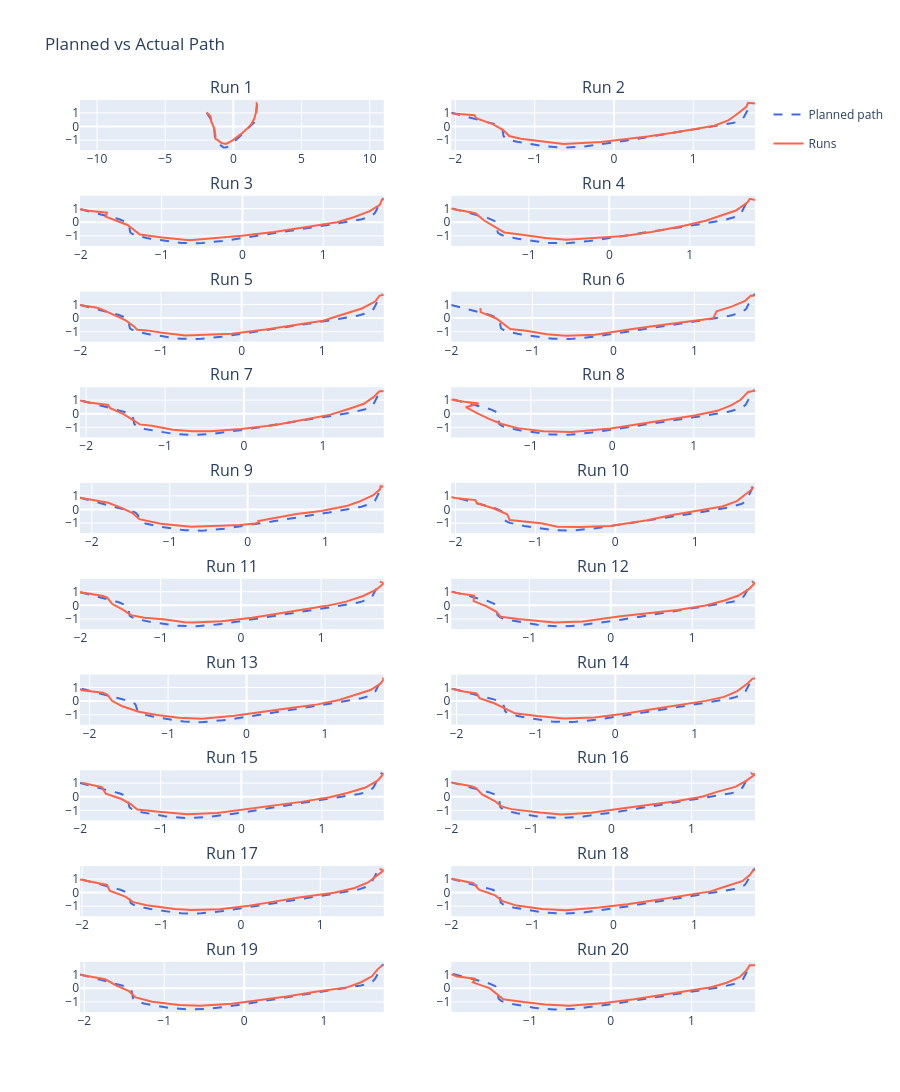

Notebook cell for this chart:
### Markdown cell above
### 2. Visualização dos Caminhos

Comparação entre o caminho planejado pelo NAV2 e a trajetória real percorrida pelo robô em cada execução.

### Code cell
n_runs = len(paths_df)
cols = 2
rows = math.ceil(n_runs / cols)
titles = [f'Run {i+1}' for i in range(n_runs)]

fig = make_subplots(rows=rows, cols=cols,
                    subplot_titles=titles,
                    shared_yaxes=False)

for i, (actual_df, last_plan) in enumerate(zip(paths_df, plans_df)):
    row = i // cols + 1
    col = i % cols + 1

    fig.add_trace(go.Scatter(
        x=last_plan['x'], y=last_plan['y'],
        mode='lines', name='Planned path',
        line=dict(color='royalblue', dash='dash', width=2),
        legendgroup='plan', showlegend=(i == 0)
    ), row=row, col=col)

    fig.add_trace(go.Scatter(
        x=actual_df['pos_x'], y=actual_df['pos_y'],
        mode='lines', name=f'Runs',
        line=dict(color='tomato', width=2),
        showlegend=(i == 0),
        legendgroup=f'run{i+1}'
    ), row=row, col=col)

fig.update_yaxes(scaleanchor='x', scaleratio=1)
fig.update_layout(
    title='Planned vs Actual Path',
    hovermode='closest',
    height=500 * rows,
    width=900
)
fig.show()

### Figure 1 — Plotly figure (JSON) as saved in the notebook; plotly's stock layout.template omitted (floating-point values rounded to 4 significant figures; data arrays with more than 128 entries replaced by an {"elided": "..."} marker saying what was removed)
{"data": [{"legendgroup": "plan", "line": {"color": "royalblue", "dash": "dash", "width": 2}, "mode": "lines", "name": "Planned path", "showlegend": true, "type": "scatter", "x": {"elided": "130 float values"}, "xaxis": "x", "y": {"elided": "130 float values"}, "yaxis": "y"}, {"legendgroup": "run1", "line": {"color": "tomato", "width": 2}, "mode": "lines", "name": "Runs", "showlegend": true, "type": "scatter", "x": [-1.969, -1.968, -1.845, -1.665, -1.631, -1.43, -1.324, -1.313, -1.17, -0.8743, -0.5455, -0.1243, 0.2362, 0.6018, 1.013, 1.306, 1.522, 1.682, 1.715, 1.71, 1.733], "xaxis": "x", "y": [1.027, 1.028, 0.8837, 0.7281, 0.3937, -0.085, -0.5538, -0.9109, -0.9822, -1.207, -1.277, -1.062, -0.7893, -0.5242, -0.1515, 0.1603, 0.5425, 1.116, 1.511, 1.721, 1.717], "yaxis": "y"}, {"legendgroup": "plan", "line": {"color": "royalblue", "dash": "dash", "width": 2}, "mode": "lines", "name": "Planned path", "showlegend": false, "type": "scatter", "x": {"elided": "130 float values"}, "xaxis": "x2", "y": {"elided": "130 float values"}, "yaxis": "y2"}, {"legendgroup": "run2", "line": {"color": "tomato", "width": 2}, "mode": "lines", "name": "Runs", "showlegend": false, "type": "scatter", "x": [-2.035, -1.758, -1.739, -1.522, -1.397, -1.32, -1.176, -0.8979, -0.6356, -0.1616, 0.4216, 0.764, 1.265, 1.441, 1.534, 1.669, 1.691, 1.779], "xaxis": "x2", "y": [0.9493, 0.8225, 0.6142, 0.159, -0.2624, -0.6991, -0.9014, -1.121, -1.29, -1.141, -0.7313, -0.4331, 0.0574, 0.4488, 0.8261, 1.449, 1.739, 1.679], "yaxis": "y2"}, {"legendgroup": "plan", "line": {"color": "royalblue", "dash": "dash", "width": 2}, "mode": "lines", "name": "Planned path", "showlegend": false, "type": "scatter", "x": {"elided": "129 float values"}, "xaxis": "x3", "y": {"elided": "129 float values"}, "yaxis": "y3"}, {"legendgroup": "run3", "line": {"color": "tomato", "width": 2}, "mode": "lines", "name": "Runs", "showlegend": false, "type": "scatter", "x": [-2.01, -1.905, -1.676, -1.692, -1.422, -1.333, -1.27, -0.9937, -0.6563, -0.4709, -0.0104, 0.3897, 0.7473, 1.171, 1.376, 1.575, 1.7, 1.724, 1.748], "xaxis": "x3", "y": [0.955, 0.8454, 0.7025, 0.4091, -0.1976, -0.6452, -0.9028, -1.112, -1.321, -1.228, -0.994, -0.7066, -0.3833, -0.0009, 0.3674, 0.8184, 1.281, 1.646, 1.694], "yaxis": "y3"}, {"legendgroup": "plan", "line": {"color": "royalblue", "dash": "dash", "width": 2}, "mode": "lines", "name": "Planned path", "showlegend": false, "type": "scatter", "x": {"elided": "130 float values"}, "xaxis": "x4", "y": {"elided": "130 float values"}, "yaxis": "y4"}, {"legendgroup": "run4", "line": {"color": "tomato", "width": 2}, "mode": "lines", "name": "Runs", "showlegend": false, "type": "scatter", "x": [-1.964, -1.963, -1.962, -1.961, -1.808, -1.664, -1.556, -1.429, -1.305, -1.083, -0.792, -0.5339, -0.0919, 0.1855, 0.5236, 0.9279, 1.198, 1.373, 1.574, 1.718, 1.746, 1.811], "xaxis": "x4", "y": [0.9773, 0.9789, 0.9806, 0.9817, 0.8248, 0.6629, 0.13, -0.3072, -0.7442, -0.915, -1.15, -1.28, -1.129, -1.004, -0.7054, -0.2519, 0.1145, 0.4805, 0.8638, 1.465, 1.717, 1.634], "yaxis": "y4"}, {"legendgroup": "plan", "line": {"color": "royalblue", "dash": "dash", "width": 2}, "mode": "lines", "name": "Planned path", "showlegend": false, "type": "scatter", "x": {"elided": "129 float values"}, "xaxis": "x5", "y": {"elided": "129 float values"}, "yaxis": "y5"}, {"legendgroup": "run5", "line": {"color": "tomato", "width": 2}, "mode": "lines", "name": "Runs", "showlegend": false, "type": "scatter", "x": [-2.007, -1.794, -1.729, -1.584, -1.439, -1.339, -1.296, -1.177, -0.9861, -0.6987, -0.4913, -0.1208, 0.2975, 0.6669, 1.01, 1.244, 1.493, 1.661, 1.71, 1.752, 1.764], "xaxis": "x5", "y": [0.952, 0.7538, 0.6215, 0.2237, -0.1757, -0.5954, -0.864, -0.9058, -1.081, -1.286, -1.252, -1.147, -0.8492, -0.5144, -0.2025, 0.236, 0.7011, 1.225, 1.632, 1.696, 1.704], "yaxis": "y5"}, {"legendgroup": "plan", "line": {"color": "royalblue", "dash": "dash", "width": 2}, "mode": "lines", "name": "Planned path", "showlegend": false, "type": "scatter", "x": {"elided": "129 float values"}, "xaxis": "x6", "y": {"elided": "129 float values"}, "yaxis": "y6"}, {"legendgroup": "run6", "line": {"color": "tomato", "width": 2}, "mode": "lines", "name": "Runs", "showlegend": false, "type": "scatter", "x": [-1.642, -1.638, -1.446, -1.333, -1.273, -1.076, -0.8223, -0.5912, -0.2257, 0.2116, 0.5051, 1.232, 1.273, 1.467, 1.625, 1.699, 1.741], "xaxis": "x6", "y": [0.7266, 0.4355, -0.0339, -0.556, -0.7992, -0.9378, -1.19, -1.299, -1.234, -0.8308, -0.5797, -0.0229, 0.4967, 0.8569, 1.262, 1.645, 1.642], "yaxis": "y6"}, {"legendgroup": "plan", "line": {"color": "royalblue", "dash": "dash", "width": 2}, "mode": "lines", "name": "Planned path", "showlegend": false, "type": "scatter", "x": {"elided": "130 float values"}, "xaxis": "x7", "y": {"elided": "130 float values"}, "yaxis": "y7"}, {"legendgroup": "run7", "line": {"color": "tomato", "width": 2}, "mode": "lines", "name": "Runs", "showlegend": false, "type": "scatter", "x": [-2.078, -2.077, -1.992, -1.722, -1.694, -1.525, -1.418, -1.321, -1.168, -0.9032, -0.6482, -0.4282, -0.0393, 0.3962, 0.738, 1.097, 1.334, 1.518, 1.644, 1.706, 1.733, 1.77], "xaxis": "x7", "y": [0.9722, 0.974, 0.8457, 0.6455, 0.4018, -0.033, -0.4415, -0.7816, -0.8859, -1.168, -1.285, -1.289, -1.112, -0.8281, -0.4557, -0.0669, 0.3599, 0.7256, 1.234, 1.598, 1.672, 1.642], "yaxis": "y7"}, {"legendgroup": "plan", "line": {"color": "royalblue", "dash": "dash", "width": 2}, "mode": "lines", "name": "Planned path", "showlegend": false, "type": "scatter", "x": {"elided": "131 float values"}, "xaxis": "x8", "y": {"elided": "131 float values"}, "yaxis": "y8"}, {"legendgroup": "run8", "line": {"color": "tomato", "width": 2}, "mode": "lines", "name": "Runs", "showlegend": false, "type": "scatter", "x": [-1.976, -1.865, -1.64, -1.797, -1.654, -1.514, -1.356, -1.161, -0.8468, -0.5023, -0.0206, 0.2698, 0.6621, 1.011, 1.289, 1.458, 1.575, 1.667, 1.752, 1.748], "xaxis": "x8", "y": [1.043, 0.925, 0.7582, 0.4856, 0.0328, -0.37, -0.7478, -1.051, -1.283, -1.329, -1.071, -0.7962, -0.441, -0.1294, 0.2185, 0.6218, 1.03, 1.606, 1.684, 1.688], "yaxis": "y8"}, {"legendgroup": "plan", "line": {"color": "royalblue", "dash": "dash", "width": 2}, "mode": "lines", "name": "Planned path", "showlegend": false, "type": "scatter", "x": [-2.152, -2.117, -2.083, -2.05, -2.018, -1.987, -1.956, -1.923, -1.89, -1.855, -1.82, -1.785, -1.749, -1.714, -1.677, -1.64, -1.602, -1.566, -1.531, -1.5, -1.474, -1.453, -1.437, -1.425, -1.417, -1.411, -1.407, -1.404, -1.402, -1.4, -1.398, -1.395, -1.39, -1.384, -1.376, -1.365, -1.351, -1.333, -1.312, -1.286, -1.255, -1.22, -1.181, -1.138, -1.093, -1.047, -0.9987, -0.95, -0.9008, -0.8513, -0.8016, -0.7517, -0.7018, -0.6519, -0.6019, -0.5519, -0.5019, -0.4519, -0.4019, -0.3519, -0.3019, -0.2519, -0.2019, -0.1519, -0.1019, -0.0519, -0.0019, 0.0481, 0.0981, 0.1481, 0.1981, 0.2481, 0.2981, 0.3481, 0.3981, 0.4481, 0.4981, 0.5481, 0.5981, 0.6481, 0.6981, 0.7481, 0.7981, 0.848, 0.898, 0.9479, 0.9978, 1.048, 1.097, 1.147, 1.196, 1.244, 1.292, 1.337, 1.382, 1.423, 1.461, 1.496, 1.526, 1.552, 1.575, 1.593, 1.608, 1.62, 1.629, 1.636, 1.641, 1.645, 1.649, 1.652, 1.655, 1.66, 1.665, 1.67, 1.676, 1.681, 1.686, 1.69, 1.694, 1.697, 1.7, 1.703, 1.706, 1.712, 1.718, 1.727, 1.737, 1.748], "xaxis": "x9", "y": [0.8549, 0.8049, 0.7549, 0.7049, 0.6549, 0.6049, 0.5549, 0.5049, 0.4549, 0.4049, 0.3549, 0.3049, 0.2549, 0.2049, 0.1549, 0.1049, 0.0549, 0.0049, -0.0451, -0.0951, -0.1451, -0.1951, -0.2451, -0.2951, -0.3451, -0.3951, -0.4451, -0.495, -0.545, -0.5948, -0.6446, -0.6943, -0.7437, -0.7928, -0.8414, -0.8894, -0.9366, -0.9829, -1.028, -1.073, -1.117, -1.161, -1.205, -1.25, -1.295, -1.34, -1.383, -1.423, -1.46, -1.493, -1.519, -1.539, -1.551, -1.556, -1.554, -1.544, -1.527, -1.505, -1.478, -1.446, -1.412, -1.375, -1.336, -1.296, -1.254, -1.212, -1.17, -1.127, -1.082, -1.036, -0.9892, -0.9414, -0.8929, -0.844, -0.7949, -0.7457, -0.6967, -0.6481, -0.6001, -0.553, -0.5072, -0.4629, -0.4203, -0.3794, -0.3397, -0.3005, -0.2608, -0.2199, -0.1773, -0.133, -0.0872, -0.04, 0.008, 0.0568, 0.106, 0.1556, 0.2053, 0.2551, 0.305, 0.3549, 0.4049, 0.4549, 0.5049, 0.5549, 0.6049, 0.6549, 0.7049, 0.7549, 0.8049, 0.8549, 0.9049, 0.9549, 1.005, 1.055, 1.105, 1.155, 1.205, 1.255, 1.305, 1.355, 1.405, 1.455, 1.505, 1.555, 1.605, 1.655, 1.705, 1.755], "yaxis": "y9"}, {"legendgroup": "run9", "line": {"color": "tomato", "width": 2}, "mode": "lines", "name": "Runs", "showlegend": false, "type": "scatter", "x": [-2.15, -2.15, -1.789, -1.62, -1.484, -1.39, -1.116, -0.7247, -0.097, 0.1015, 0.1419, 0.1379, 0.4551, 0.6258, 0.9446, 1.268, 1.427, 1.613, 1.7, 1.708, 1.739, 1.729, 1.725, 1.724, 1.725, 1.725, 1.726, 1.727, 1.728, 1.729, 1.73, 1.731, 1.731, 1.732, 1.733, 1.734, 1.735], "xaxis": "x9", "y": [0.8587, 0.8594, 0.4917, 0.1162, -0.2484, -0.7099, -1.04, -1.265, -1.139, -1.038, -0.9196, -0.8496, -0.5298, -0.3288, -0.1066, 0.2485, 0.5625, 1.044, 1.474, 1.708, 1.66, 1.668, 1.673, 1.676, 1.677, 1.679, 1.681, 1.683, 1.684, 1.685, 1.687, 1.688, 1.69, 1.692, 1.693, 1.694, 1.695], "yaxis": "y9"}, {"legendgroup": "plan", "line": {"color": "royalblue", "dash": "dash", "width": 2}, "mode": "lines", "name": "Planned path", "showlegend": false, "type": "scatter", "x": [-1.952, -1.917, -1.883, -1.85, -1.818, -1.788, -1.756, -1.724, -1.692, -1.658, -1.625, -1.593, -1.562, -1.534, -1.507, -1.483, -1.462, -1.445, -1.431, -1.422, -1.415, -1.41, -1.407, -1.405, -1.403, -1.402, -1.401, -1.4, -1.399, -1.396, -1.393, -1.388, -1.38, -1.37, -1.356, -1.338, -1.316, -1.289, -1.258, -1.222, -1.182, -1.139, -1.094, -1.047, -0.999, -0.9502, -0.9009, -0.8513, -0.8016, -0.7517, -0.7018, -0.6519, -0.6019, -0.5519, -0.5019, -0.4519, -0.4019, -0.3519, -0.3019, -0.2519, -0.2019, -0.1519, -0.1019, -0.0519, -0.0019, 0.0481, 0.0981, 0.1481, 0.1981, 0.2481, 0.2981, 0.3481, 0.3981, 0.4481, 0.4981, 0.5481, 0.5981, 0.6481, 0.6981, 0.7481, 0.7981, 0.848, 0.898, 0.9479, 0.9978, 1.048, 1.097, 1.147, 1.196, 1.244, 1.292, 1.337, 1.382, 1.423, 1.461, 1.496, 1.526, 1.552, 1.575, 1.593, 1.608, 1.62, 1.629, 1.636, 1.641, 1.645, 1.649, 1.652, 1.655, 1.66, 1.665, 1.67, 1.676, 1.681, 1.686, 1.69, 1.694, 1.697, 1.7, 1.703, 1.706, 1.712, 1.718, 1.727, 1.737, 1.748], "xaxis": "x10", "y": [0.8049, 0.7549, 0.7049, 0.6549, 0.6049, 0.5549, 0.5049, 0.4549, 0.4049, 0.3549, 0.3049, 0.2549, 0.2049, 0.1549, 0.1049, 0.0549, 0.0049, -0.0451, -0.0951, -0.1451, -0.1951, -0.2451, -0.2951, -0.3451, -0.3951, -0.445, -0.495, -0.5448, -0.5946, -0.6443, -0.6937, -0.7428, -0.7915, -0.8395, -0.8867, -0.9329, -0.9782, -1.023, -1.067, -1.111, -1.156, -1.202, -1.248, -1.293, -1.338, -1.382, -1.423, -1.46, -1.491, -1.517, -1.534, -1.544, -1.545, -1.538, -1.524, -1.503, -1.476, -1.445, -1.411, -1.374, -1.336, -1.295, -1.254, -1.212, -1.17, -1.127, -1.082, -1.036, -0.9892, -0.9414, -0.8929, -0.844, -0.7949, -0.7457, -0.6967, -0.6481, -0.6001, -0.553, -0.5072, -0.4629, -0.4203, -0.3794, -0.3397, -0.3005, -0.2608, -0.2199, -0.1773, -0.133, -0.0872, -0.04, 0.008, 0.0568, 0.106, 0.1556, 0.2053, 0.2551, 0.305, 0.3549, 0.4049, 0.4549, 0.5049, 0.5549, 0.6049, 0.6549, 0.7049, 0.7549, 0.8049, 0.8549, 0.9049, 0.9549, 1.005, 1.055, 1.105, 1.155, 1.205, 1.255, 1.305, 1.355, 1.405, 1.455, 1.505, 1.555, 1.605, 1.655, 1.705, 1.755], "yaxis": "y10"}, {"legendgroup": "run10", "line": {"color": "tomato", "width": 2}, "mode": "lines", "name": "Runs", "showlegend": false, "type": "scatter", "x": [-2.053, -2.01, -1.75, -1.734, -1.528, -1.353, -1.322, -1.163, -0.9258, -0.7244, -0.4342, -0.0646, 0.3998, 0.6955, 1.045, 1.338, 1.522, 1.621, 1.711, 1.706], "xaxis": "x10", "y": [0.9323, 0.8485, 0.6956, 0.4615, 0.091, -0.3431, -0.7748, -0.8535, -1.012, -1.254, -1.283, -1.198, -0.7889, -0.4167, -0.0918, 0.2247, 0.6164, 1.08, 1.494, 1.697], "yaxis": "y10"}, {"legendgroup": "plan", "line": {"color": "royalblue", "dash": "dash", "width": 2}, "mode": "lines", "name": "Planned path", "showlegend": false, "type": "scatter", "x": {"elided": "129 float values"}, "xaxis": "x11", "y": {"elided": "129 float values"}, "yaxis": "y11"}, {"legendgroup": "run11", "line": {"color": "tomato", "width": 2}, "mode": "lines", "name": "Runs", "showlegend": false, "type": "scatter", "x": [-2.006, -2.005, -1.731, -1.667, -1.603, -1.473, -1.371, -1.202, -0.9417, -0.7019, -0.5907, -0.2401, 0.1374, 0.4333, 0.7432, 1.068, 1.311, 1.522, 1.682, 1.78, 1.736, 1.742], "xaxis": "x11", "y": [0.9558, 0.957, 0.705, 0.5616, 0.0932, -0.3226, -0.721, -0.9194, -1.048, -1.241, -1.258, -1.174, -0.9101, -0.6395, -0.3316, -0.0402, 0.2681, 0.6816, 1.127, 1.607, 1.746, 1.683], "yaxis": "y11"}, {"legendgroup": "plan", "line": {"color": "royalblue", "dash": "dash", "width": 2}, "mode": "lines", "name": "Planned path", "showlegend": false, "type": "scatter", "x": {"elided": "130 float values"}, "xaxis": "x12", "y": {"elided": "130 float values"}, "yaxis": "y12"}, {"legendgroup": "run12", "line": {"color": "tomato", "width": 2}, "mode": "lines", "name": "Runs", "showlegend": false, "type": "scatter", "x": [-1.959, -1.959, -1.837, -1.68, -1.684, -1.524, -1.404, -1.353, -1.138, -0.6906, -0.343, 0.1204, 0.4657, 0.8211, 1.163, 1.398, 1.57, 1.7, 1.772, 1.738], "xaxis": "x12", "y": [0.9857, 0.9873, 0.8414, 0.7171, 0.3107, -0.0769, -0.48, -0.8409, -1.008, -1.252, -1.194, -0.8091, -0.5751, -0.3365, -0.0092, 0.3516, 0.7212, 1.199, 1.637, 1.707], "yaxis": "y12"}, {"legendgroup": "plan", "line": {"color": "royalblue", "dash": "dash", "width": 2}, "mode": "lines", "name": "Planned path", "showlegend": false, "type": "scatter", "x": [-2.102, -2.067, -2.033, -2.0, -1.968, -1.937, -1.906, -1.873, -1.84, -1.805, -1.77, -1.736, -1.701, -1.666, -1.631, -1.595, -1.561, -1.528, -1.498, -1.473, -1.452, -1.436, -1.425, -1.416, -1.411, -1.407, -1.405, -1.403, -1.402, -1.401, -1.399, -1.396, -1.393, -1.388, -1.38, -1.37, -1.356, -1.338, -1.316, -1.289, -1.258, -1.222, -1.182, -1.139, -1.094, -1.047, -0.999, -0.9502, -0.9009, -0.8513, -0.8016, -0.7517, -0.7018, -0.6519, -0.6019, -0.5519, -0.5019, -0.4519, -0.4019, -0.3519, -0.3019, -0.2519, -0.2019, -0.1519, -0.1019, -0.0519, -0.0019, 0.0481, 0.0981, 0.1481, 0.1981, 0.2481, 0.2981, 0.3481, 0.3981, 0.4481, 0.4981, 0.5481, 0.5981, 0.6481, 0.6981, 0.7481, 0.7981, 0.848, 0.898, 0.9479, 0.9978, 1.048, 1.097, 1.147, 1.196, 1.244, 1.292, 1.337, 1.382, 1.423, 1.461, 1.496, 1.526, 1.552, 1.575, 1.593, 1.608, 1.62, 1.629, 1.636, 1.641, 1.645, 1.649, 1.652, 1.655, 1.66, 1.665, 1.67, 1.676, 1.681, 1.686, 1.69, 1.694, 1.697, 1.7, 1.703, 1.706, 1.712, 1.718, 1.727, 1.737, 1.748], "xaxis": "x13", "y": [0.9049, 0.8549, 0.8049, 0.7549, 0.7049, 0.6549, 0.6049, 0.5549, 0.5049, 0.4549, 0.4049, 0.3549, 0.3049, 0.2549, 0.2049, 0.1549, 0.1049, 0.0549, 0.0049, -0.0451, -0.0951, -0.1451, -0.1951, -0.2451, -0.2951, -0.3451, -0.3951, -0.445, -0.495, -0.5448, -0.5946, -0.6443, -0.6937, -0.7428, -0.7915, -0.8395, -0.8867, -0.9329, -0.9782, -1.023, -1.067, -1.111, -1.156, -1.202, -1.248, -1.293, -1.338, -1.382, -1.423, -1.46, -1.491, -1.517, -1.534, -1.544, -1.545, -1.538, -1.524, -1.503, -1.476, -1.445, -1.411, -1.374, -1.336, -1.295, -1.254, -1.212, -1.17, -1.127, -1.082, -1.036, -0.9892, -0.9413, -0.8928, -0.8438, -0.7946, -0.7452, -0.6958, -0.6465, -0.5976, -0.5492, -0.5016, -0.455, -0.4096, -0.3656, -0.3229, -0.2814, -0.2405, -0.1998, -0.1589, -0.1173, -0.0747, -0.0307, 0.0147, 0.0614, 0.109, 0.1575, 0.2065, 0.2558, 0.3054, 0.3552, 0.4051, 0.455, 0.5049, 0.5549, 0.6049, 0.6549, 0.7049, 0.7549, 0.8049, 0.8549, 0.9049, 0.9549, 1.005, 1.055, 1.105, 1.155, 1.205, 1.255, 1.305, 1.355, 1.405, 1.455, 1.505, 1.555, 1.605, 1.655, 1.705, 1.755], "yaxis": "y13"}, {"legendgroup": "run13", "line": {"color": "tomato", "width": 2}, "mode": "lines", "name": "Runs", "showlegend": false, "type": "scatter", "x": [-2.122, -2.122, -2.097, -1.831, -1.776, -1.711, -1.584, -1.373, -1.14, -0.8658, -0.569, -0.1566, 0.2003, 0.5589, 0.9043, 1.179, 1.369, 1.579, 1.703, 1.748, 1.741, 1.745], "xaxis": "x13", "y": [0.889, 0.8901, 0.7931, 0.6077, 0.4798, 0.0015, -0.3796, -0.7882, -1.015, -1.223, -1.291, -1.083, -0.7675, -0.506, -0.243, 0.0784, 0.4237, 0.8114, 1.256, 1.591, 1.665, 1.682], "yaxis": "y13"}, {"legendgroup": "plan", "line": {"color": "royalblue", "dash": "dash", "width": 2}, "mode": "lines", "name": "Planned path", "showlegend": false, "type": "scatter", "x": [-2.052, -2.017, -1.983, -1.95, -1.918, -1.887, -1.856, -1.824, -1.79, -1.756, -1.721, -1.687, -1.653, -1.62, -1.586, -1.554, -1.523, -1.495, -1.47, -1.45, -1.435, -1.424, -1.416, -1.411, -1.407, -1.405, -1.403, -1.402, -1.401, -1.4, -1.399, -1.396, -1.393, -1.388, -1.38, -1.37, -1.356, -1.338, -1.316, -1.289, -1.258, -1.222, -1.182, -1.139, -1.094, -1.047, -0.999, -0.9502, -0.9009, -0.8513, -0.8016, -0.7517, -0.7018, -0.6519, -0.6019, -0.5519, -0.5019, -0.4519, -0.4019, -0.3519, -0.3019, -0.2519, -0.2019, -0.1519, -0.1019, -0.0519, -0.0019, 0.0481, 0.0981, 0.1481, 0.1981, 0.2481, 0.2981, 0.3481, 0.3981, 0.4481, 0.4981, 0.5481, 0.5981, 0.6481, 0.6981, 0.7481, 0.7981, 0.848, 0.898, 0.9479, 0.9978, 1.048, 1.097, 1.147, 1.196, 1.244, 1.292, 1.337, 1.382, 1.423, 1.461, 1.496, 1.526, 1.552, 1.575, 1.593, 1.608, 1.62, 1.629, 1.636, 1.641, 1.645, 1.649, 1.652, 1.655, 1.66, 1.665, 1.67, 1.676, 1.681, 1.686, 1.69, 1.694, 1.697, 1.7, 1.703, 1.706, 1.712, 1.718, 1.727, 1.737, 1.748], "xaxis": "x14", "y": [0.9049, 0.8549, 0.8049, 0.7549, 0.7049, 0.6549, 0.6049, 0.5549, 0.5049, 0.4549, 0.4049, 0.3549, 0.3049, 0.2549, 0.2049, 0.1549, 0.1049, 0.0549, 0.0049, -0.0451, -0.0951, -0.1451, -0.1951, -0.2451, -0.2951, -0.3451, -0.3951, -0.445, -0.495, -0.5448, -0.5946, -0.6443, -0.6937, -0.7428, -0.7915, -0.8395, -0.8867, -0.9329, -0.9782, -1.023, -1.067, -1.111, -1.156, -1.202, -1.248, -1.293, -1.338, -1.382, -1.423, -1.46, -1.491, -1.517, -1.534, -1.544, -1.545, -1.538, -1.524, -1.503, -1.476, -1.445, -1.411, -1.374, -1.336, -1.295, -1.254, -1.212, -1.17, -1.127, -1.082, -1.036, -0.9892, -0.9413, -0.8928, -0.8438, -0.7946, -0.7452, -0.6958, -0.6465, -0.5976, -0.5492, -0.5016, -0.455, -0.4096, -0.3656, -0.3229, -0.2814, -0.2405, -0.1998, -0.1589, -0.1173, -0.0747, -0.0307, 0.0147, 0.0614, 0.109, 0.1575, 0.2065, 0.2558, 0.3054, 0.3552, 0.4051, 0.455, 0.5049, 0.5549, 0.6049, 0.6549, 0.7049, 0.7549, 0.8049, 0.8549, 0.9049, 0.9549, 1.005, 1.055, 1.105, 1.155, 1.205, 1.255, 1.305, 1.355, 1.405, 1.455, 1.505, 1.555, 1.605, 1.655, 1.705, 1.755], "yaxis": "y14"}, {"legendgroup": "run14", "line": {"color": "tomato", "width": 2}, "mode": "lines", "name": "Runs", "showlegend": false, "type": "scatter", "x": [-2.068, -1.911, -1.749, -1.711, -1.519, -1.373, -1.265, -0.9841, -0.6449, -0.2627, 0.1545, 0.4618, 0.7883, 1.141, 1.369, 1.532, 1.667, 1.727, 1.761], "xaxis": "x14", "y": [0.9111, 0.7029, 0.5603, 0.2067, -0.1793, -0.6221, -0.8963, -1.099, -1.272, -1.201, -0.9012, -0.6081, -0.3068, 0.015, 0.3084, 0.7163, 1.288, 1.628, 1.672], "yaxis": "y14"}, {"legendgroup": "plan", "line": {"color": "royalblue", "dash": "dash", "width": 2}, "mode": "lines", "name": "Planned path", "showlegend": false, "type": "scatter", "x": {"elided": "131 float values"}, "xaxis": "x15", "y": {"elided": "131 float values"}, "yaxis": "y15"}, {"legendgroup": "run15", "line": {"color": "tomato", "width": 2}, "mode": "lines", "name": "Runs", "showlegend": false, "type": "scatter", "x": [-1.982, -1.814, -1.729, -1.682, -1.486, -1.365, -1.291, -1.025, -0.6721, -0.3006, 0.0507, 0.4127, 0.7411, 1.096, 1.325, 1.541, 1.695, 1.748, 1.767], "xaxis": "x15", "y": [1.025, 0.8409, 0.7055, 0.2173, -0.1666, -0.5735, -0.9418, -1.096, -1.279, -1.197, -0.917, -0.6592, -0.3752, -0.0316, 0.295, 0.6741, 1.202, 1.564, 1.738], "yaxis": "y15"}, {"legendgroup": "plan", "line": {"color": "royalblue", "dash": "dash", "width": 2}, "mode": "lines", "name": "Planned path", "showlegend": false, "type": "scatter", "x": {"elided": "132 float values"}, "xaxis": "x16", "y": {"elided": "132 float values"}, "yaxis": "y16"}, {"legendgroup": "run16", "line": {"color": "tomato", "width": 2}, "mode": "lines", "name": "Runs", "showlegend": false, "type": "scatter", "x": [-1.99, -1.763, -1.697, -1.616, -1.457, -1.375, -1.251, -0.8991, -0.6252, -0.2537, 0.1005, 0.4339, 0.8048, 1.13, 1.317, 1.555, 1.686, 1.793, 1.741], "xaxis": "x16", "y": [1.026, 0.7858, 0.6491, 0.1728, -0.3132, -0.712, -0.9077, -1.159, -1.295, -1.177, -0.8751, -0.6174, -0.3318, -0.0016, 0.3593, 0.7422, 1.189, 1.637, 1.7], "yaxis": "y16"}, {"legendgroup": "plan", "line": {"color": "royalblue", "dash": "dash", "width": 2}, "mode": "lines", "name": "Planned path", "showlegend": false, "type": "scatter", "x": {"elided": "129 float values"}, "xaxis": "x17", "y": {"elided": "129 float values"}, "yaxis": "y17"}, {"legendgroup": "run17", "line": {"color": "tomato", "width": 2}, "mode": "lines", "name": "Runs", "showlegend": false, "type": "scatter", "x": [-2.025, -1.838, -1.685, -1.651, -1.454, -1.357, -1.185, -0.8339, -0.6221, -0.266, 0.1036, 0.4197, 0.7302, 1.173, 1.433, 1.602, 1.701, 1.799, 1.746], "xaxis": "x17", "y": [0.9583, 0.7314, 0.5635, 0.1447, -0.2933, -0.7006, -0.932, -1.199, -1.283, -1.225, -0.9713, -0.662, -0.361, -0.0068, 0.3368, 0.7404, 1.168, 1.627, 1.725], "yaxis": "y17"}, {"legendgroup": "plan", "line": {"color": "royalblue", "dash": "dash", "width": 2}, "mode": "lines", "name": "Planned path", "showlegend": false, "type": "scatter", "x": {"elided": "130 float values"}, "xaxis": "x18", "y": {"elided": "130 float values"}, "yaxis": "y18"}, {"legendgroup": "run18", "line": {"color": "tomato", "width": 2}, "mode": "lines", "name": "Runs", "showlegend": false, "type": "scatter", "x": [-1.993, -1.815, -1.729, -1.659, -1.458, -1.371, -1.193, -0.8818, -0.5837, -0.1817, 0.1732, 0.57, 0.905, 1.2, 1.392, 1.589, 1.684, 1.723, 1.746], "xaxis": "x18", "y": [1.018, 0.8123, 0.6842, 0.2095, -0.2065, -0.6227, -0.9529, -1.211, -1.289, -1.099, -0.8541, -0.5143, -0.2226, 0.0879, 0.4602, 0.8363, 1.282, 1.615, 1.684], "yaxis": "y18"}, {"legendgroup": "plan", "line": {"color": "royalblue", "dash": "dash", "width": 2}, "mode": "lines", "name": "Planned path", "showlegend": false, "type": "scatter", "x": {"elided": "131 float values"}, "xaxis": "x19", "y": {"elided": "131 float values"}, "yaxis": "y19"}, {"legendgroup": "run19", "line": {"color": "tomato", "width": 2}, "mode": "lines", "name": "Runs", "showlegend": false, "type": "scatter", "x": [-2.054, -2.054, -2.054, -1.829, -1.738, -1.605, -1.441, -1.358, -1.15, -0.8125, -0.5507, -0.1554, 0.2043, 0.5319, 0.9143, 1.287, 1.464, 1.6, 1.666, 1.726, 1.729], "xaxis": "x19", "y": [0.9956, 0.9973, 0.997, 0.7732, 0.6605, 0.2114, -0.2119, -0.6675, -0.9857, -1.223, -1.275, -1.136, -0.8761, -0.5981, -0.2336, 0.0655, 0.4419, 0.8796, 1.353, 1.69, 1.697], "yaxis": "y19"}, {"legendgroup": "plan", "line": {"color": "royalblue", "dash": "dash", "width": 2}, "mode": "lines", "name": "Planned path", "showlegend": false, "type": "scatter", "x": {"elided": "132 float values"}, "xaxis": "x20", "y": {"elided": "132 float values"}, "yaxis": "y20"}, {"legendgroup": "run20", "line": {"color": "tomato", "width": 2}, "mode": "lines", "name": "Runs", "showlegend": false, "type": "scatter", "x": [-1.975, -1.901, -1.673, -1.708, -1.495, -1.397, -1.331, -1.129, -0.8134, -0.5134, -0.0783, 0.2888, 0.6325, 0.942, 1.243, 1.435, 1.594, 1.679, 1.72, 1.786], "xaxis": "x20", "y": [1.03, 0.8645, 0.695, 0.4317, -0.0072, -0.4981, -0.8108, -0.9764, -1.197, -1.276, -1.081, -0.7981, -0.5009, -0.2185, 0.0722, 0.4052, 0.8135, 1.304, 1.682, 1.688], "yaxis": "y20"}], "layout": {"annotations": [{"font": {"size": 16}, "showarrow": false, "text": "Run 1", "x": 0.225, "xanchor": "center", "xref": "paper", "y": 1, "yanchor": "bottom", "yref": "paper"}, {"font": {"size": 16}, "showarrow": false, "text": "Run 2", "x": 0.775, "xanchor": "center", "xref": "paper", "y": 1, "yanchor": "bottom", "yref": "paper"}, {"font": {"size": 16}, "showarrow": false, "text": "Run 3", "x": 0.225, "xanchor": "center", "xref": "paper", "y": 0.895, "yanchor": "bottom", "yref": "paper"}, {"font": {"size": 16}, "showarrow": false, "text": "Run 4", "x": 0.775, "xanchor": "center", "xref": "paper", "y": 0.895, "yanchor": "bottom", "yref": "paper"}, {"font": {"size": 16}, "showarrow": false, "text": "Run 5", "x": 0.225, "xanchor": "center", "xref": "paper", "y": 0.79, "yanchor": "bottom", "yref": "paper"}, {"font": {"size": 16}, "showarrow": false, "text": "Run 6", "x": 0.775, "xanchor": "center", "xref": "paper", "y": 0.79, "yanchor": "bottom", "yref": "paper"}, {"font": {"size": 16}, "showarrow": false, "text": "Run 7", "x": 0.225, "xanchor": "center", "xref": "paper", "y": 0.685, "yanchor": "bottom", "yref": "paper"}, {"font": {"size": 16}, "showarrow": false, "text": "Run 8", "x": 0.775, "xanchor": "center", "xref": "paper", "y": 0.685, "yanchor": "bottom", "yref": "paper"}, {"font": {"size": 16}, "showarrow": false, "text": "Run 9", "x": 0.225, "xanchor": "center", "xref": "paper", "y": 0.58, "yanchor": "bottom", "yref": "paper"}, {"font": {"size": 16}, "showarrow": false, "text": "Run 10", "x": 0.775, "xanchor": "center", "xref": "paper", "y": 0.58, "yanchor": "bottom", "yref": "paper"}, {"font": {"size": 16}, "showarrow": false, "text": "Run 11", "x": 0.225, "xanchor": "center", "xref": "paper", "y": 0.475, "yanchor": "bottom", "yref": "paper"}, {"font": {"size": 16}, "showarrow": false, "text": "Run 12", "x": 0.775, "xanchor": "center", "xref": "paper", "y": 0.475, "yanchor": "bottom", "yref": "paper"}, {"font": {"size": 16}, "showarrow": false, "text": "Run 13", "x": 0.225, "xanchor": "center", "xref": "paper", "y": 0.37, "yanchor": "bottom", "yref": "paper"}, {"font": {"size": 16}, "showarrow": false, "text": "Run 14", "x": 0.775, "xanchor": "center", "xref": "paper", "y": 0.37, "yanchor": "bottom", "yref": "paper"}, {"font": {"size": 16}, "showarrow": false, "text": "Run 15", "x": 0.225, "xanchor": "center", "xref": "paper", "y": 0.265, "yanchor": "bottom", "yref": "paper"}, {"font": {"size": 16}, "showarrow": false, "text": "Run 16", "x": 0.775, "xanchor": "center", "xref": "paper", "y": 0.265, "yanchor": "bottom", "yref": "paper"}, {"font": {"size": 16}, "showarrow": false, "text": "Run 17", "x": 0.225, "xanchor": "center", "xref": "paper", "y": 0.16, "yanchor": "bottom", "yref": "paper"}, {"font": {"size": 16}, "showarrow": false, "text": "Run 18", "x": 0.775, "xanchor": "center", "xref": "paper", "y": 0.16, "yanchor": "bottom", "yref": "paper"}, {"font": {"size": 16}, "showarrow": false, "text": "Run 19", "x": 0.225, "xanchor": "center", "xref": "paper", "y": 0.055, "yanchor": "bottom", "yref": "paper"}, {"font": {"size": 16}, "showarrow": false, "text": "Run 20", "x": 0.775, "xanchor": "center", "xref": "paper", "y": 0.055, "yanchor": "bottom", "yref": "paper"}], "height": 5000, "hovermode": "closest", "title": {"text": "Planned vs Actual Path"}, "width": 900, "xaxis": {"anchor": "y", "domain": [0, 0.45]}, "xaxis10": {"anchor": "y10", "domain": [0.55, 1]}, "xaxis11": {"anchor": "y11", "domain": [0, 0.45]}, "xaxis12": {"anchor": "y12", "domain": [0.55, 1]}, "xaxis13": {"anchor": "y13", "domain": [0, 0.45]}, "xaxis14": {"anchor": "y14", "domain": [0.55, 1]}, "xaxis15": {"anchor": "y15", "domain": [0, 0.45]}, "xaxis16": {"anchor": "y16", "domain": [0.55, 1]}, "xaxis17": {"anchor": "y17", "domain": [0, 0.45]}, "xaxis18": {"anchor": "y18", "domain": [0.55, 1]}, "xaxis19": {"anchor": "y19", "domain": [0, 0.45]}, "xaxis2": {"anchor": "y2", "domain": [0.55, 1]}, "xaxis20": {"anchor": "y20", "domain": [0.55, 1]}, "xaxis3": {"anchor": "y3", "domain": [0, 0.45]}, "xaxis4": {"anchor": "y4", "domain": [0.55, 1]}, "xaxis5": {"anchor": "y5", "domain": [0, 0.45]}, "xaxis6": {"anchor": "y6", "domain": [0.55, 1]}, "xaxis7": {"anchor": "y7", "domain": [0, 0.45]}, "xaxis8": {"anchor": "y8", "domain": [0.55, 1]}, "xaxis9": {"anchor": "y9", "domain": [0, 0.45]}, "yaxis": {"anchor": "x", "domain": [0.945, 1], "scaleanchor": "x", "scaleratio": 1}, "yaxis10": {"anchor": "x10", "domain": [0.525, 0.58], "scaleanchor": "x", "scaleratio": 1}, "yaxis11": {"anchor": "x11", "domain": [0.42, 0.475], "scaleanchor": "x", "scaleratio": 1}, "yaxis12": {"anchor": "x12", "domain": [0.42, 0.475], "scaleanchor": "x", "scaleratio": 1}, "yaxis13": {"anchor": "x13", "domain": [0.315, 0.37], "scaleanchor": "x", "scaleratio": 1}, "yaxis14": {"anchor": "x14", "domain": [0.315, 0.37], "scaleanchor": "x", "scaleratio": 1}, "yaxis15": {"anchor": "x15", "domain": [0.21, 0.265], "scaleanchor": "x", "scaleratio": 1}, "yaxis16": {"anchor": "x16", "domain": [0.21, 0.265], "scaleanchor": "x", "scaleratio": 1}, "yaxis17": {"anchor": "x17", "domain": [0.105, 0.16], "scaleanchor": "x", "scaleratio": 1}, "yaxis18": {"anchor": "x18", "domain": [0.105, 0.16], "scaleanchor": "x", "scaleratio": 1}, "yaxis19": {"anchor": "x19", "domain": [0, 0.055], "scaleanchor": "x", "scaleratio": 1}, "yaxis2": {"anchor": "x2", "domain": [0.945, 1], "scaleanchor": "x", "scaleratio": 1}, "yaxis20": {"anchor": "x20", "domain": [0, 0.055], "scaleanchor": "x", "scaleratio": 1}, "yaxis3": {"anchor": "x3", "domain": [0.84, 0.895], "scaleanchor": "x", "scaleratio": 1}, "yaxis4": {"anchor": "x4", "domain": [0.84, 0.895], "scaleanchor": "x", "scaleratio": 1}, "yaxis5": {"anchor": "x5", "domain": [0.735, 0.79], "scaleanchor": "x", "scaleratio": 1}, "yaxis6": {"anchor": "x6", "domain": [0.735, 0.79], "scaleanchor": "x", "scaleratio": 1}, "yaxis7": {"anchor": "x7", "domain": [0.63, 0.685], "scaleanchor": "x", "scaleratio": 1}, "yaxis8": {"anchor": "x8", "domain": [0.63, 0.685], "scaleanchor": "x", "scaleratio": 1}, "yaxis9": {"anchor": "x9", "domain": [0.525, 0.58], "scaleanchor": "x", "scaleratio": 1}}}
